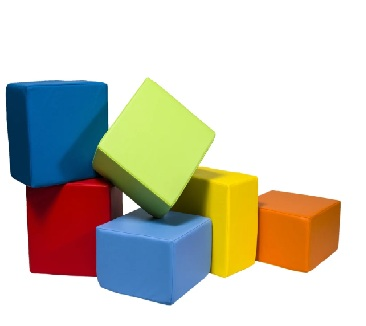
#> input picture OpenCV/4 Feature Detection and Description/2 - Harris Corner Detection/blck2.jpg, 366 x 326 px
$ python corner_with_subpixel_accuracy.py
#> lines starting #> are read from the running program, lines starting #| are printed output that depends on the picture; after the words box and inside, x2 and y2 are one past the last pixel; in counts of white or black regions, pixels touching at a corner belong together
import numpy as np
import cv2 as cv

img = cv.imread('blck2.jpg')
#> img is the input picture: shape (326, 366, 3); mean B, G, R 187.4, 200.5, 203.2
gray = cv.cvtColor(img, cv.COLOR_BGR2GRAY)
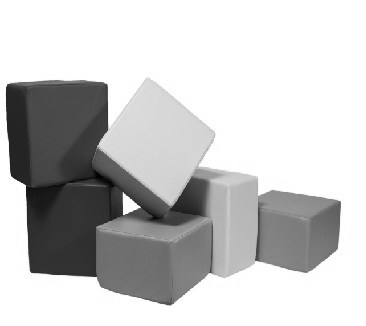
#> gray: shape (326, 366); min 1, max 255, mean 199.8

#find harris corners
gray = np.float32(gray)
dst = cv.cornerHarris(gray,2,3,0.04)
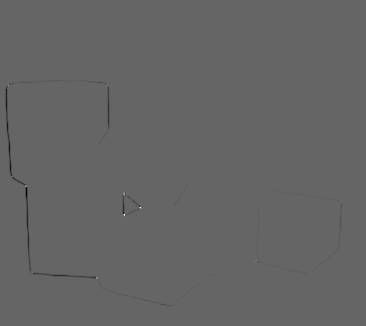
#> dst: shape (326, 366) float32; min -111714632, max 168715024, mean -281107.6; drawn with min black and max white
dst = cv.dilate(dst,None)
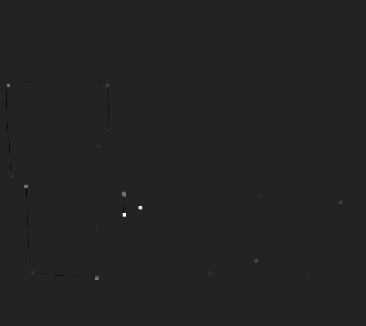
#> dst: shape (326, 366) float32; min -27111344, max 168715024, mean 49279.5; drawn with min black and max white
ret, dst = cv.threshold(dst,0.01*dst.max(),255,0)
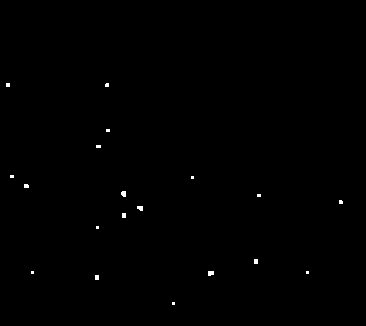
#> dst: shape (326, 366) float32; 0.25% white; 19 white regions (13 under 20 px), largest, box (x1, y1, x2, y2) and area: (208, 271, 214, 276) 27, (121, 191, 126, 197) 26, (137, 206, 143, 211) 25, (122, 213, 126, 218) 20, (254, 259, 258, 264) 20, (95, 275, 99, 280) 20
#> ret = 1687150.2
dst = np.uint8(dst)

# find centroids
ret, labels, stats, centroids = cv.connectedComponentsWithStats(dst)
#> labels: shape (326, 366) int32; 20 distinct labels, from 0 to 19
#> ret = 20; stats = 20 rows, first 6: [0, 0, 366, 326, 119017], [6, 83, 4, 4, 16], [105, 83, 4, 4, 15], [106, 129, 4, 3, 12], [96, 145, 5, 3, 15], [10, 175, 4, 3, 12]; centroids = 20 rows, first 8: [182.6, 162.4], [7.5, 84.5], [106.6, 84.6], [107.5, 130], [98, 146], [11.5, 176], [192, 177], [25.89, 185.6]

# define the criteria to stop and refine the corners
criteria = (cv.TermCriteria_EPS + cv.TermCriteria_MAX_ITER, 100, 0.001)
corners = cv.cornerSubPix(gray,np.float32(centroids), (5,5), (-1,-1), criteria)
#> corners = 20 rows, first 8: [182.6, 162.4], [6.41, 84.22], [107.1, 84.16], [107.7, 129.7], [96.66, 146.2], [10.71, 175.8], [190.8, 176.4], [25.5, 184.9]

# now draw them
res = np.hstack((centroids,corners))
#> res = 20 rows, first 6: [182.6, 162.4, 182.6, 162.4], [7.5, 84.5, 6.41, 84.22], [106.6, 84.6, 107.1, 84.16], [107.5, 130, 107.7, 129.7], [98, 146, 96.66, 146.2], [11.5, 176, 10.71, 175.8]
res = np.intp(res) # changed int0 to intp
#> res = 20 rows, first 6: [182, 162, 182, 162], [7, 84, 6, 84], [106, 84, 107, 84], [107, 130, 107, 129], [98, 146, 96, 146], [11, 176, 10, 175]
img[res[:,1], res[:,0]] = [0,0,255]
#> img: shape (326, 366, 3); 0.02% of pixels changed, all inside (x1, y1, x2, y2) = (7, 84, 341, 304)
img[res[:,3], res[:,2]] = [0,255,0]
#> img: shape (326, 366, 3); mean B, G, R 187.4, 200.5, 203.2

cv.imshow("subpix corners", img)
k = cv.waitKey(0)
#> (key Esc is pressed here)

$ run again, with OpenCV/4 Feature Detection and Description/2 - Harris Corner Detection/chsbrd.jpg copied over OpenCV/4 Feature Detection and Description/2 - Harris Corner Detection/blck2.jpg
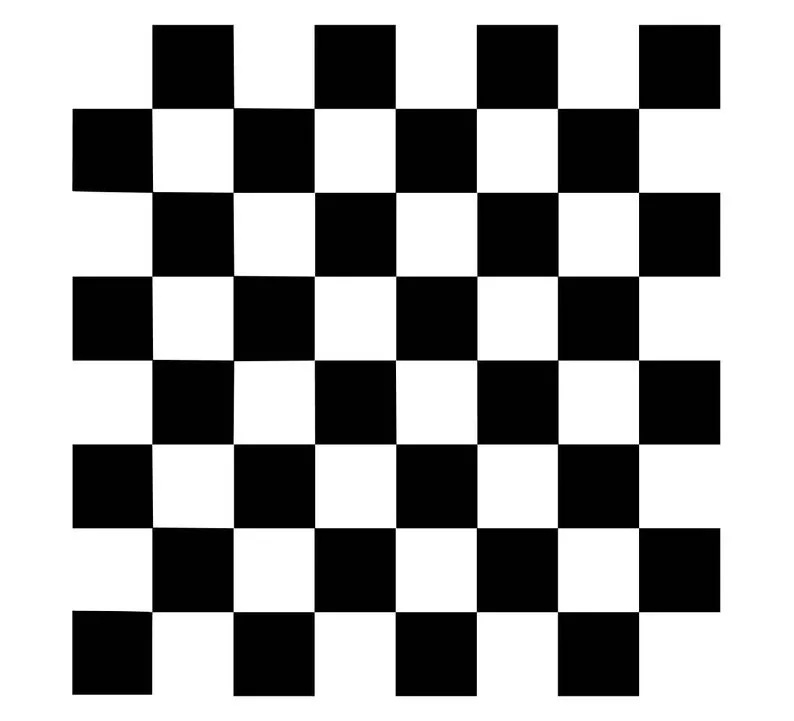
#> input picture OpenCV/4 Feature Detection and Description/2 - Harris Corner Detection/chsbrd.jpg, 794 x 721 px
#> img is the input picture: shape (721, 794, 3); min 0, max 255, mean 158.3
#> `dst = cv.dilate(dst,None)`:
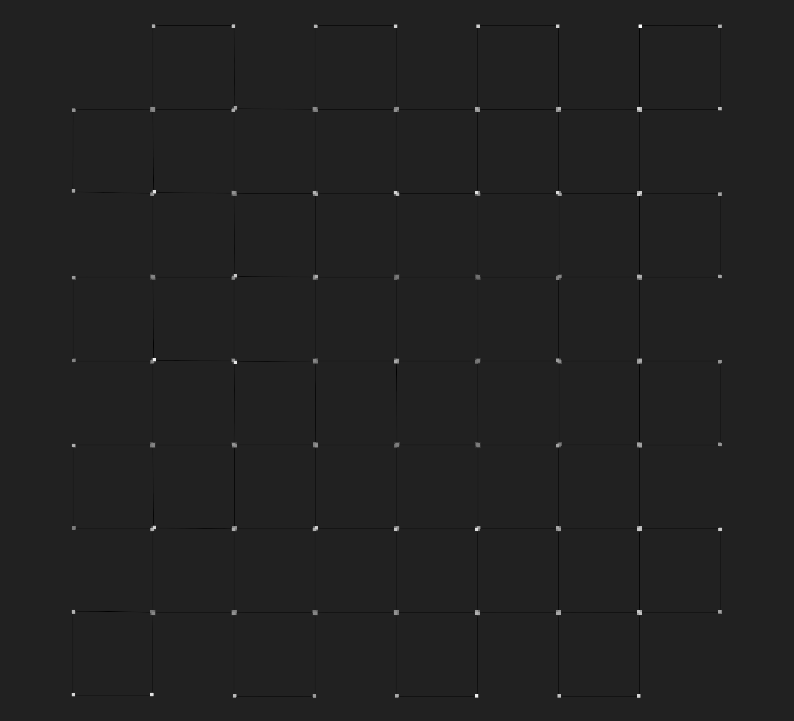
#> dst: shape (721, 794) float32; min -37146232, max 246913344, mean 160604.6; drawn with min black and max white
#> `ret, dst = cv.threshold(dst,0.01*dst.max(),255,0)`:
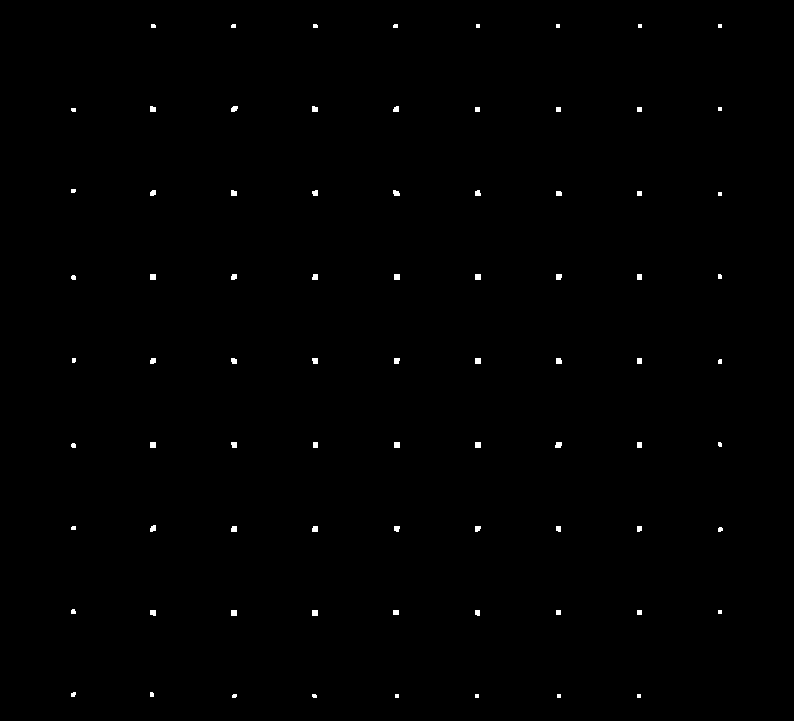
#> dst: shape (721, 794) float32; 0.37% white; 79 white regions (25 under 20 px), largest, box (x1, y1, x2, y2) and area: (555, 442, 562, 448) 37, (150, 274, 156, 280) 36, (394, 274, 400, 280) 36
#> `ret, dst = cv.threshold(dst,0.01*dst.max(),255,0)`: ret = 2469133.4
#> labels: shape (721, 794) int32; 80 distinct labels, from 0 to 79
#> `ret, labels, stats, centroids = cv.connectedComponentsWithStats(dst)`: ret = 80; stats = 80 rows, first 6: [0, 0, 794, 721, 570369], [151, 24, 5, 4, 19], [231, 24, 5, 4, 19], [313, 24, 5, 4, 19], [393, 24, 5, 4, 19], [476, 24, 4, 4, 16]; centroids = 80 pairs, first value 72.89 to 719.9, second value 25.5 to 695.5
#> corners = 80 pairs, first value 71.84 to 719.6, second value 24.49 to 695.6
#> `res = np.hstack((centroids,corners))`: res = 80 rows, first 6: [396.5, 360, 395.6, 360], [152.9, 25.58, 151.9, 24.51], [233.1, 25.58, 233, 24.49], [314.9, 25.58, 314.2, 24.51], [395.1, 25.58, 395.2, 24.51], [477.5, 25.5, 476.4, 24.52]
#> `res = np.intp(res)`: res = 80 rows, first 6: [396, 359, 395, 359], [152, 25, 151, 24], [233, 25, 233, 24], [314, 25, 314, 24], [395, 25, 395, 24], [477, 25, 476, 24]
